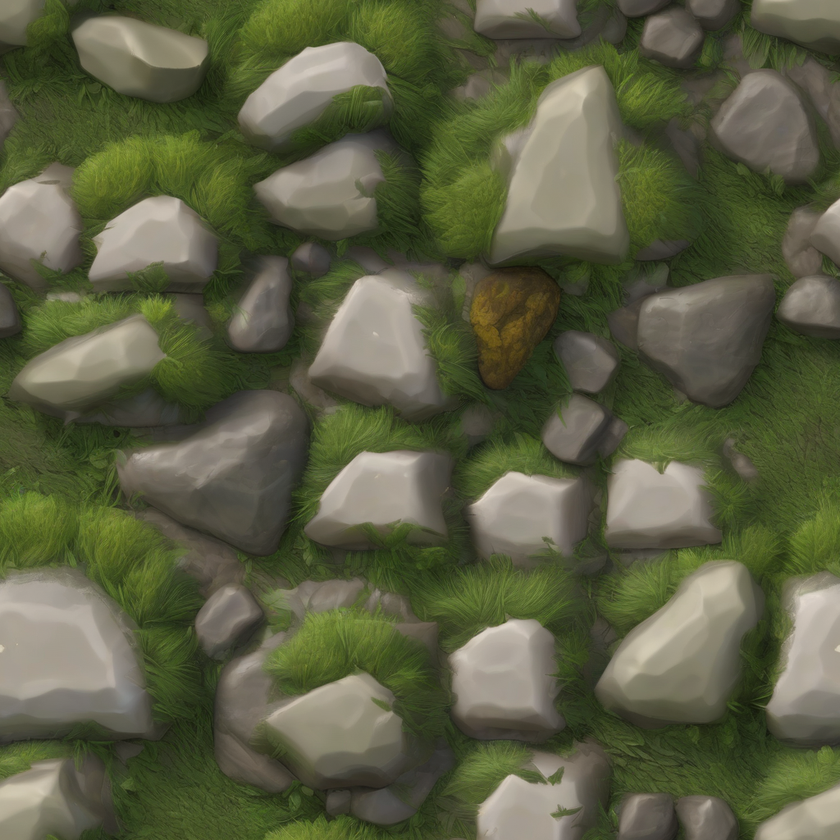
#> input picture examples/texture.png, 840 x 840 px, shrunk from 1024 x 1024 before the run, found by its file name
$ python normalmap_gen.py   (older library calls are emulated)
#> lines starting #> are read from the running program, lines starting #| are printed output that depends on the picture
import cv2
import numpy as np
from PIL import Image

def generate_normal_map(height_map_path, strength=1.0, invert_y=True):
    # Load grayscale height map
#> called with height_map_path = 'results/texture.png', strength = 2, invert_y = True
    height_img = cv2.imread(height_map_path, cv2.IMREAD_GRAYSCALE)
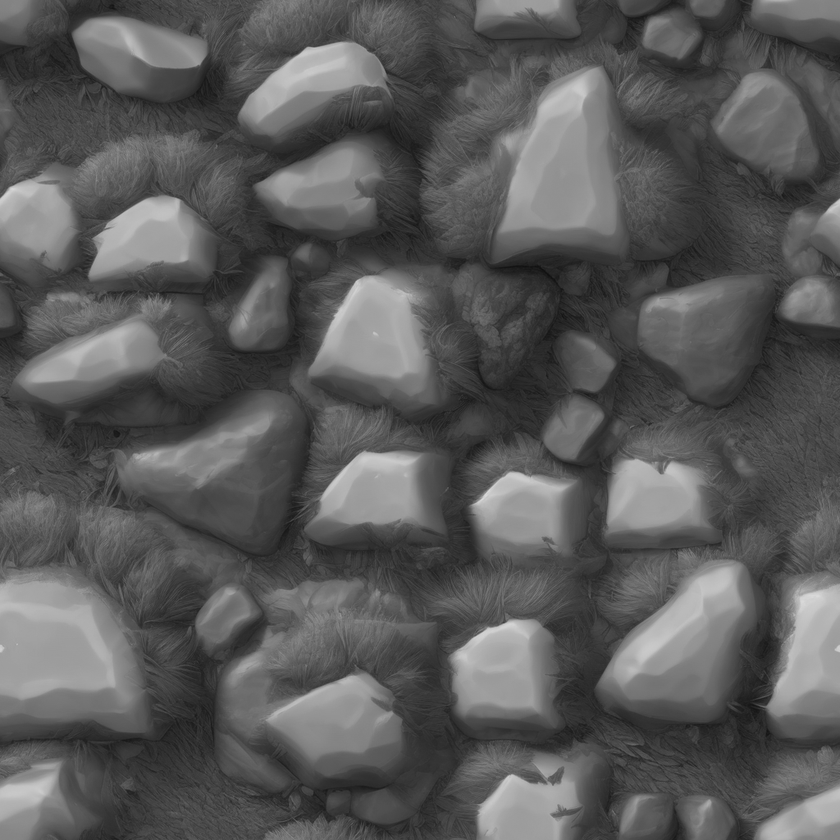
#> height_img: shape (840, 840); min 16, max 218, mean 89.6
    height_img = height_img.astype(np.float32) / 255.0  # Normalize to [0,1]

    # Calculate gradients
    grad_x = cv2.Sobel(height_img, cv2.CV_32F, 1, 0, ksize=3)
    grad_y = cv2.Sobel(height_img, cv2.CV_32F, 0, 1, ksize=3)

    # Optionally invert y-gradient for some coordinate systems
    if invert_y:
        grad_y = -grad_y
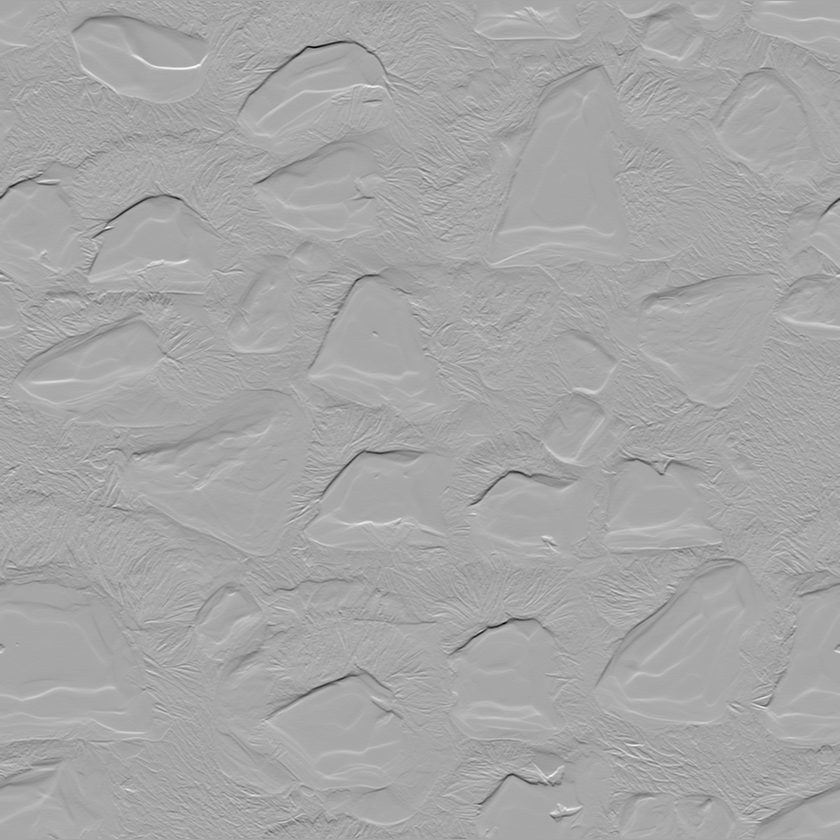
#> grad_y: shape (840, 840) float32; min -1.97, max 1.05, mean -1.8e-05; drawn with min black and max white

    # Calculate normal components
    normal_x = -grad_x * strength
    normal_y = -grad_y * strength
    normal_z = np.ones_like(height_img)

    # Normalize the normal vectors
    norm = np.sqrt(normal_x**2 + normal_y**2 + normal_z**2)
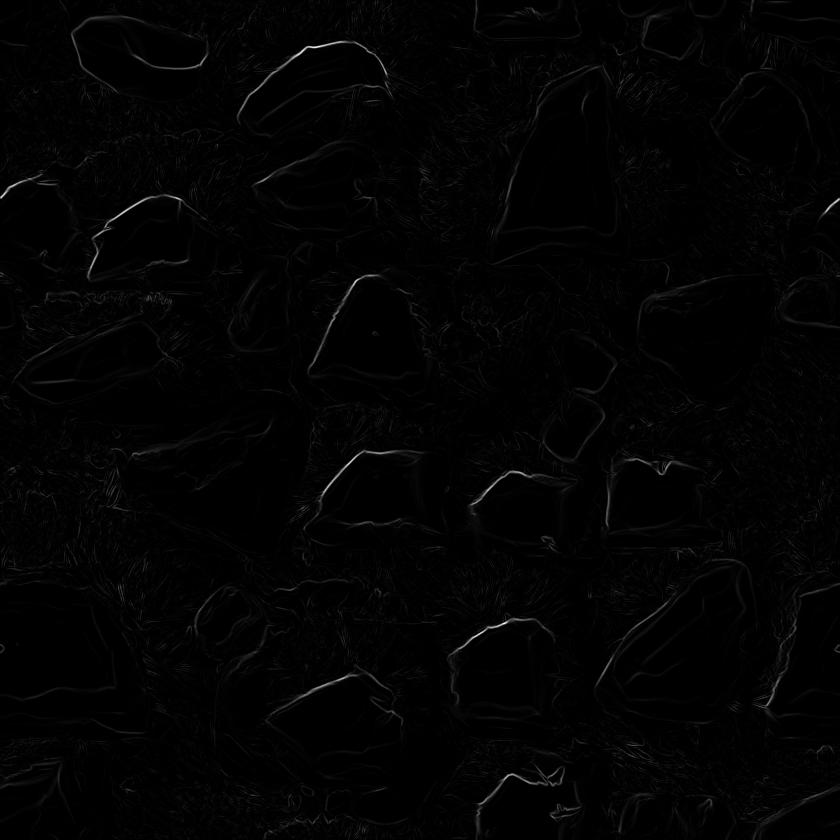
#> norm: shape (840, 840) float32; min 1, max 4.22, mean 1.04; drawn with min black and max white
    normal_x /= norm
    normal_y /= norm
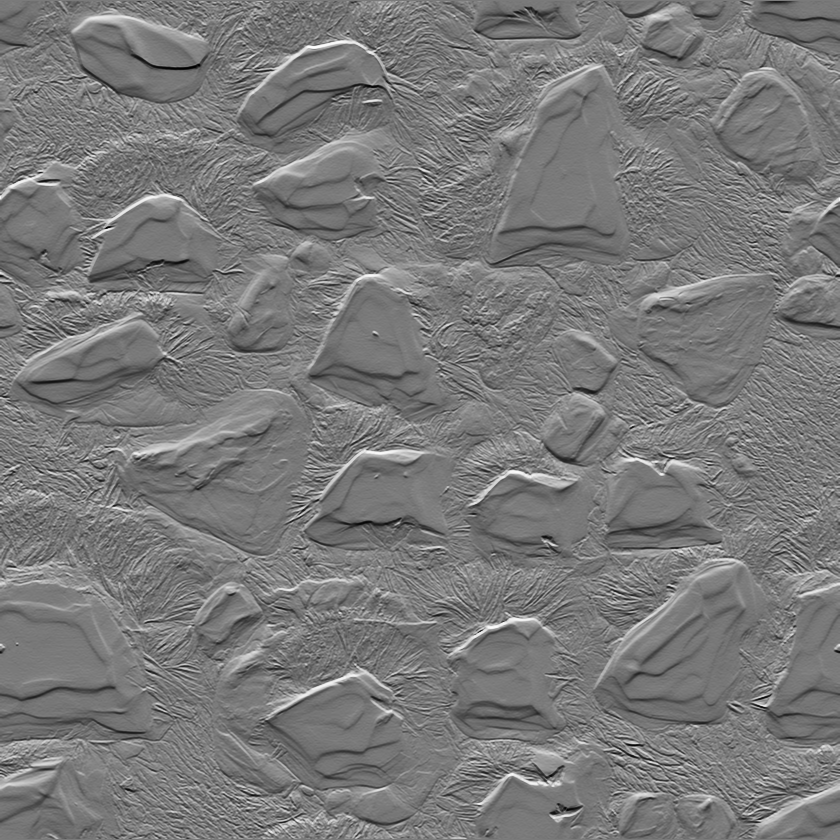
#> normal_y: shape (840, 840) float32; min -0.895, max 0.968, mean -0.00399; drawn with min black and max white
    normal_z /= norm
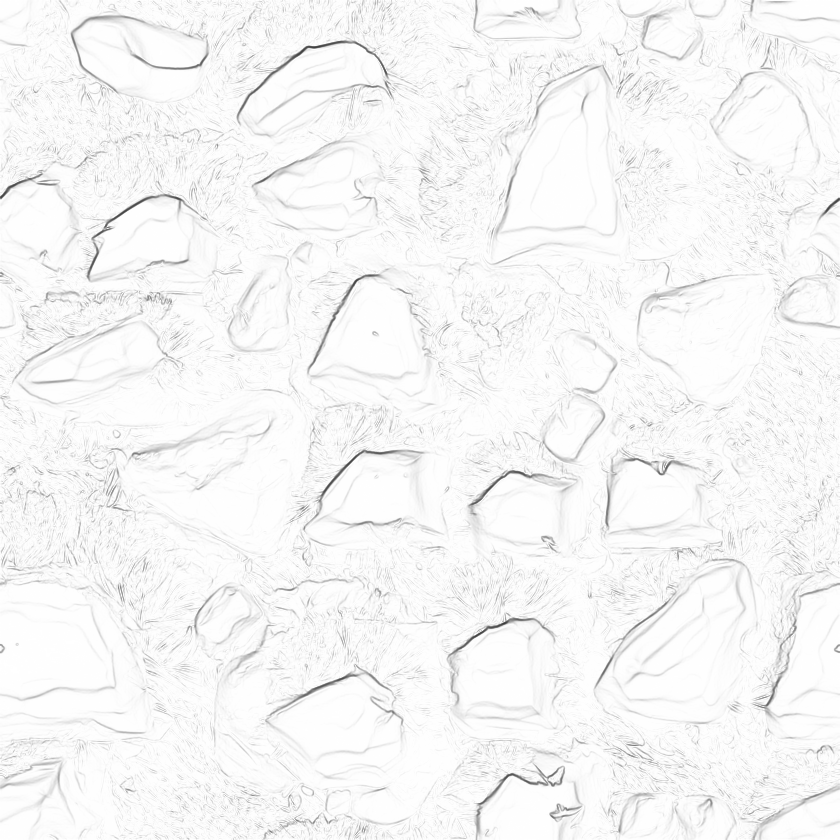
#> normal_z: shape (840, 840) float32; min 0.237, max 1, mean 0.968

    # Convert from [-1,1] to [0,255]
    normal_map = np.zeros((height_img.shape[0], height_img.shape[1], 3), dtype=np.uint8)
    normal_map[..., 0] = ((normal_x + 1.0) * 0.5 * 255).astype(np.uint8)  # Red
    normal_map[..., 1] = ((normal_y + 1.0) * 0.5 * 255).astype(np.uint8)  # Green
    normal_map[..., 2] = ((normal_z + 1.0) * 0.5 * 255).astype(np.uint8)  # Blue
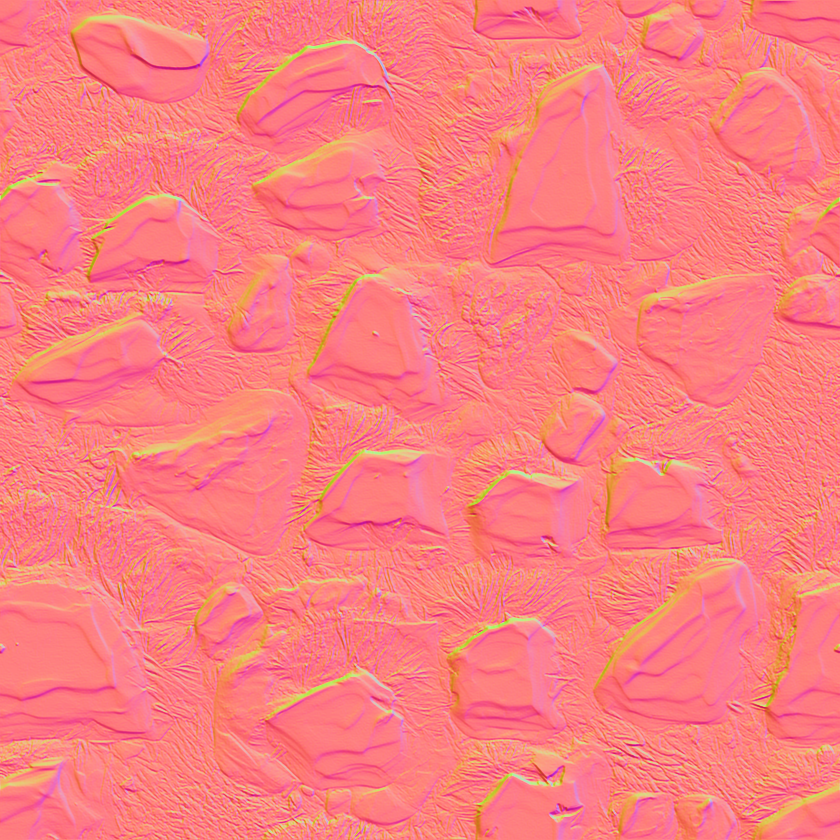
#> normal_map: shape (840, 840, 3); mean of channels 0, 1, 2 127.4, 126.5, 250.3; drawn as B, G, R

    # Convert to PIL Image and return
    return Image.fromarray(normal_map)

# Usage example
normal_map_img = generate_normal_map("results/texture.png", strength=2.0)
normal_map_img.save("results/normal_map.png")

$ run again, with examples/seamless.png copied over examples/texture.png
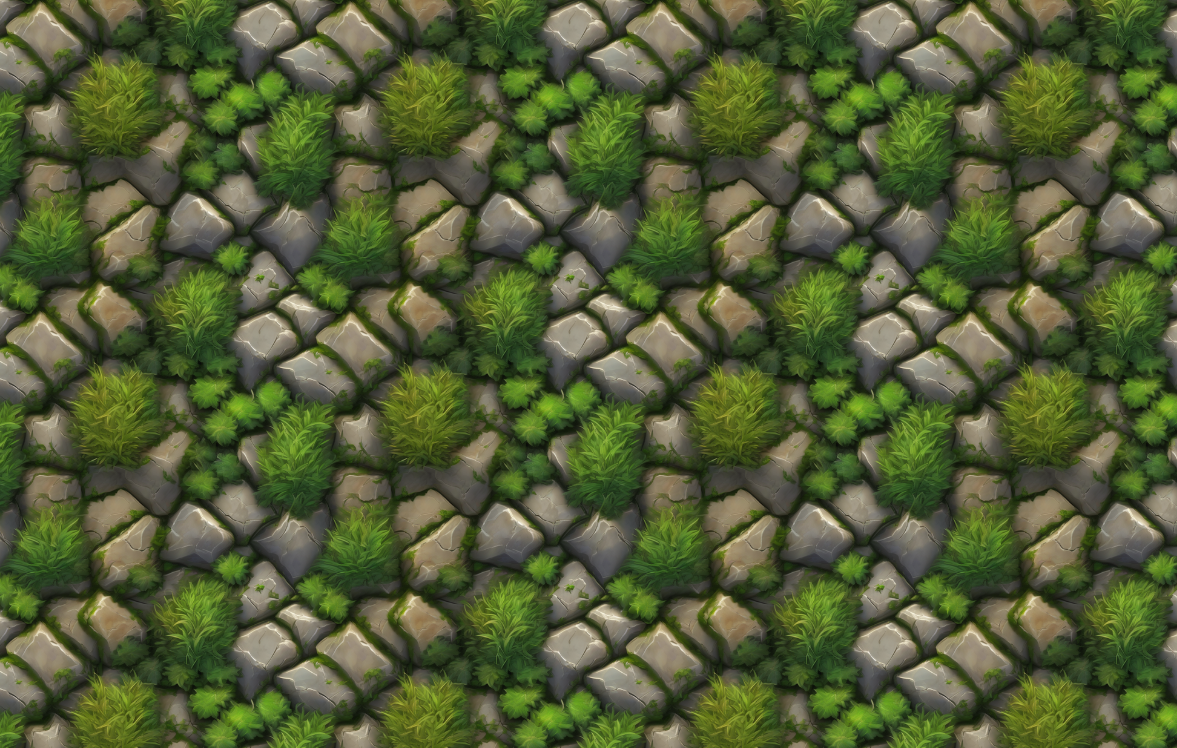
#> input picture examples/seamless.png, 1177 x 748 px, found by its file name
#> in generate_normal_map, `normal_z /= norm`:
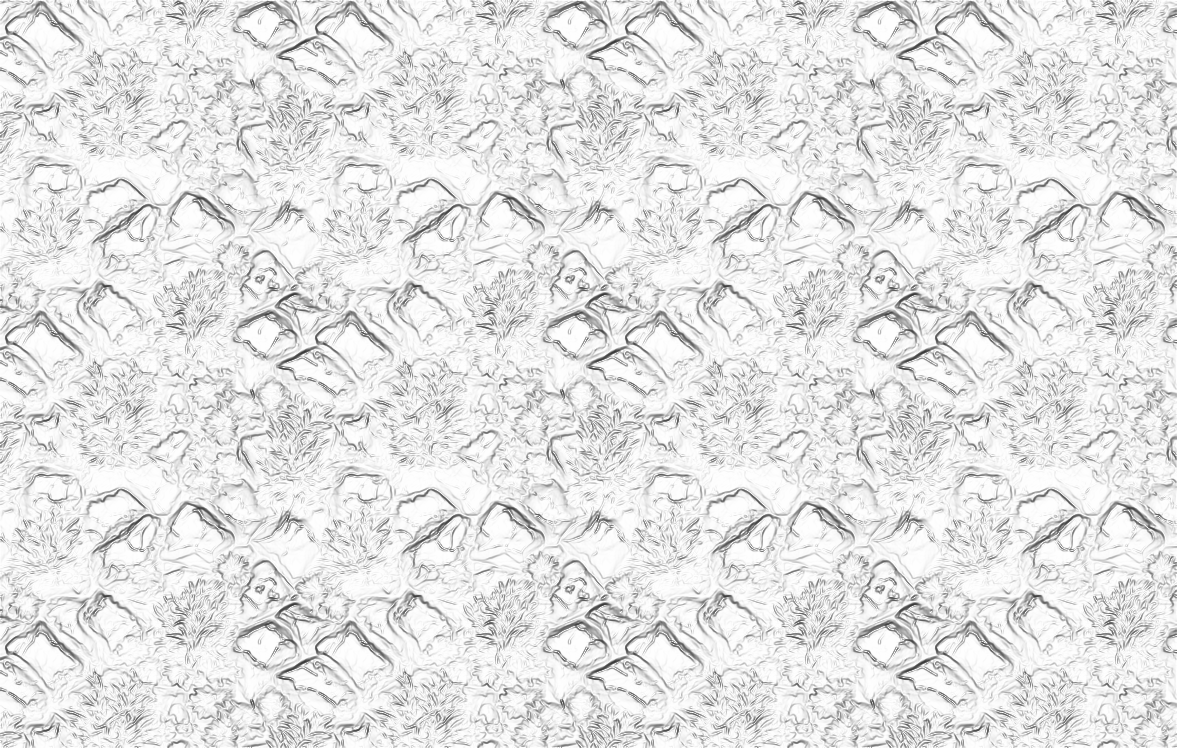
#> normal_z: shape (748, 1177) float32; min 0.224, max 1, mean 0.896
#> in generate_normal_map, `normal_map[..., 2] = ((normal_z + 1.0) * 0.5 * 255).astype(np.uint8)`:
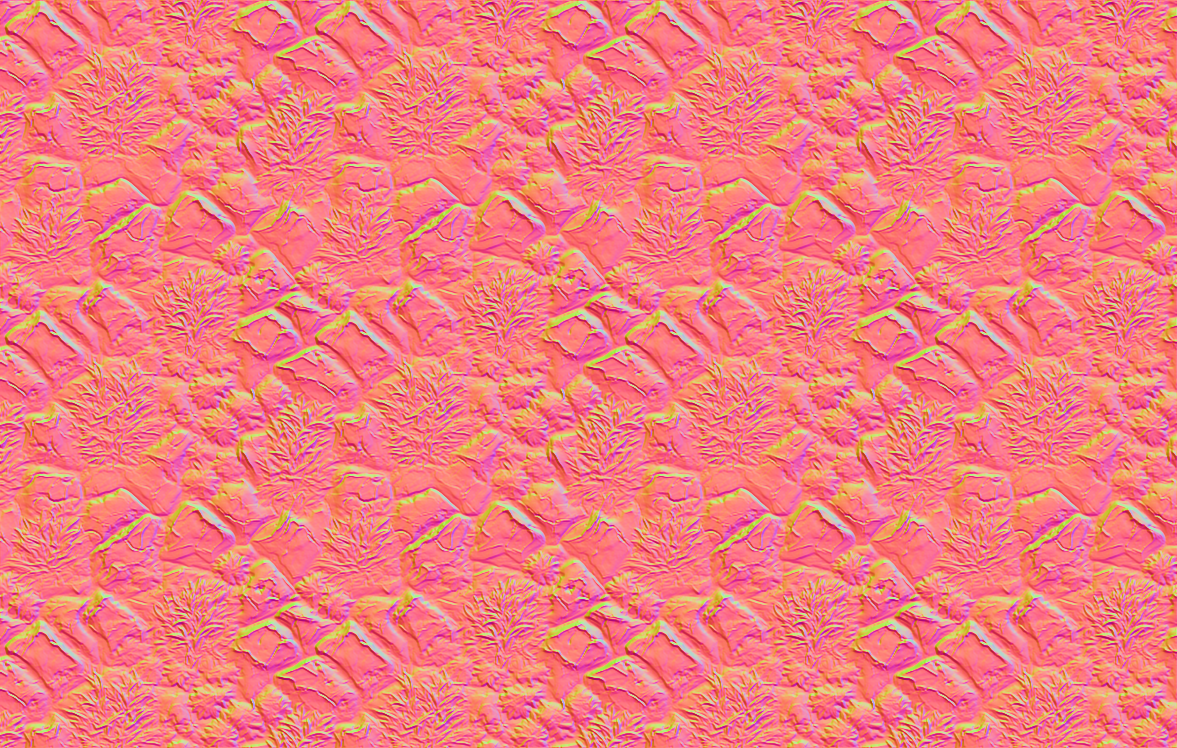
#> normal_map: shape (748, 1177, 3); mean of channels 0, 1, 2 127.5, 125.5, 241.2; drawn as B, G, R
